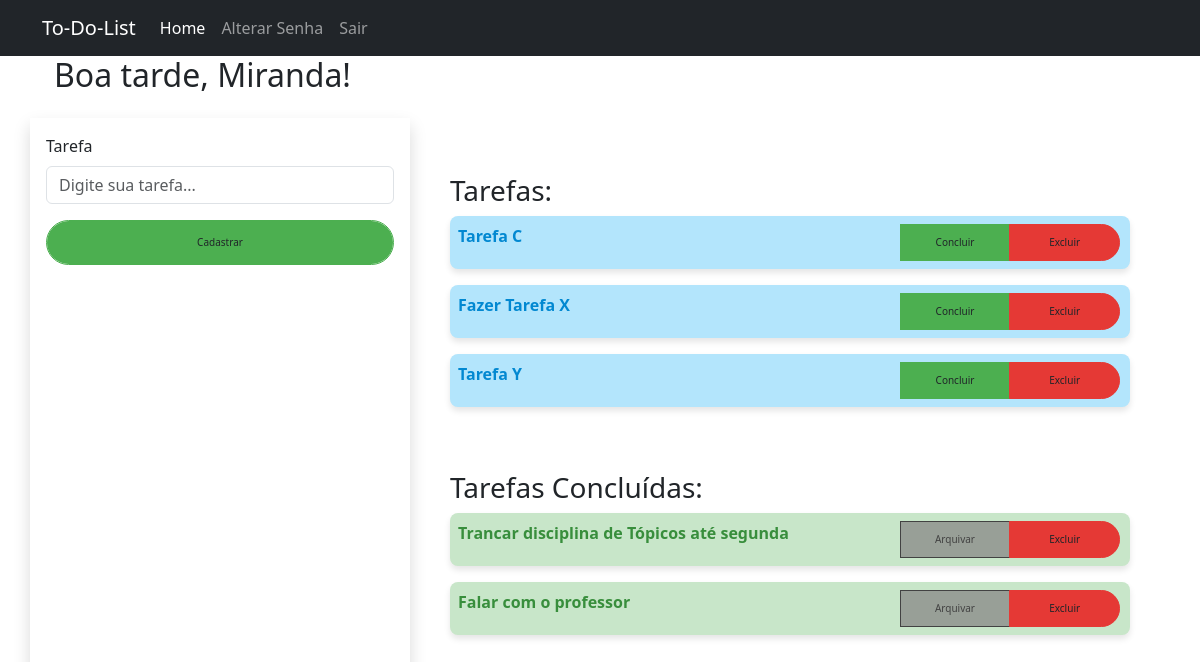
The page / (signed in) on the database its author committed.
### to_do_lists/models.py (models this page shows)
class Tarefa(models.Model):
    user = models.ForeignKey(User, on_delete=models.CASCADE)
    tarefa = models.CharField(max_length=50)
    concluido = models.BooleanField(default=False)
    def __str__(self):
        return self.tarefa

### to_do_lists/views.py (the view)
# urls.py: path('', views.index, name='index'),
@never_cache
def index(request):
    response = render(request, 'to_do_lists/index.html')
    if request.user.is_authenticated:
        response['Cache-Control'] = 'no-cache, no-store, must-revalidate'
        response['Pragma'] = 'no-cache'
        response['Expires'] = '0'
        tarefas_total = Tarefa.objects.filter(user=request.user)
        if tarefas_total is not None:
            tarefas_concluidas = []
            tarefas_nao_concluidas = []
            for tarefa in tarefas_total:
                if tarefa.concluido == True:
                    tarefas_concluidas.append(tarefa)
                else:
                    tarefas_nao_concluidas.append(tarefa)
        else:
            tarefas_concluidas = None
            tarefas_nao_concluidas = None
        if request.method == 'POST':
            form = TarefaForm(request.POST)
            if form.is_valid():
                user = request.user
                tarefa = form.cleaned_data['tarefa']
                concluido = False
                new_tarefa = Tarefa.objects.create(user=user, tarefa=tarefa, concluido=concluido)
                new_tarefa.save()
                return redirect('index')
            else:
                context = {'form':form,
                            'tarefas_concluidas': tarefas_concluidas,
                            'tarefas_nao_concluidas': tarefas_nao_concluidas,
                        }
                response = render(request, 'to_do_lists/index.html', context)
                return response
        else:
            form = TarefaForm()
            context = {'form':form,
                        'tarefas_concluidas': tarefas_concluidas,
                        'tarefas_nao_concluidas': tarefas_nao_concluidas,
                    }
            return render(request, 'to_do_lists/index.html', context)
    else:
        return response

### to_do_lists/forms.py
class TarefaForm(forms.Form):
    tarefa = forms.CharField(
        max_length=50,
        required=True,
        widget=forms.TextInput(
            attrs={
                'id': 'id_tarefa',
                'class': 'form-control',
                'placeholder': 'Digite sua tarefa...',
            }
        )
        )

### to_do_lists/templates/to_do_lists/index.html (shortened to what this page needs)
{% extends "to_do_lists/base.html" %}
{% load static %}
{% block content %}
{% if user.is_authenticated %}
<div class="col-12 container">
    <h2 id="welcome-message" data-username="{{ user.username }}">
    </h2>
</div>
<div class="row">
    <form method="post" class="shadow p-3 mt-3 col-12 col-md-4">
        <div class="mb-3">
            <label for="id_tarefa" class="form-label">Tarefa</label>
            {{ form.tarefa }}
        </div>
        <button type="submit" class="form-control btn btn-primaryv2">Cadastrar</button>
    </form>
    <div class="mt-3 p-4 col-12 col-md-8">
        <div class="p-3 mt-3 col-12">
            <h3>Tarefas:</h3>
            {% if tarefas_nao_concluidas %}
            {% for tarefa in tarefas_nao_concluidas %}
            <div class="mb-3 col-12 text-bg-primaryv2 p-2 input-group">
                <span class="col-8">{{ tarefa.tarefa }}</span>
                <a class="btn btn-concluir col-2" href="{% url 'concluir' id=tarefa.id %}">Concluir</a>
                <a class="btn btn-dangerv2 col-2" href="{% url 'excluir' id=tarefa.id %}">Excluir</a>
            </div>
            {% endfor %}
            {% else %}
            <p>Não há tarefas cadastradas.</p>
            {% endif %}
        </div>
        <div class="p-3 mt-3 col-12">
            <h3>Tarefas Concluídas:</h3>
            {% if tarefas_concluidas %}
            {% for tarefa in tarefas_concluidas %}
            <div class="mb-3 col-12 text-bg-infov2 p-2 input-group">
                <span class="col-8">{{ tarefa }}</span>
                <a class="btn btn-archived col-2" href="#">Arquivar</a>
                <a class="btn btn-dangerv2 col-2" href="#">Excluir</a>
            </div>
            {% endfor %}
            {% else %}
            <p>Não há tarefas Concluídas.</p>
            {% endif %}
        </div>
    </div>
</div>
{% else %}
<div class="container justify-content-center">
    <h4 class="mt-5 text-center">
        <a href="{% url 'register' %}" class="mt-5">Clique aqui</a> para realizar seu cadastro
    </h4>
</div>
{% endif %}
<link rel="stylesheet" href="{% static 'css/styles.css' %}">
{% endblock content %}

### static/css/styles.css (style rules this page uses)
.text-bg-primaryv2 { background-color: #b3e5fc; color: #0288d1; border-radius: 8px; padding: 10px; margin-bottom: 10px; box-shadow: 0 4px 6px rgba(0, 0, 0, 0.1); transition: transform 0.2s ease-in-out, box-shadow 0.2s ease-in-out; }
.text-bg-primaryv2 span { font-weight: bold; }
.text-bg-infov2 { background-color: #c8e6c9; color: #388e3c; border-radius: 8px; padding: 10px; margin-bottom: 10px; box-shadow: 0 4px 6px rgba(0, 0, 0, 0.1); transition: transform 0.2s ease-in-out, box-shadow 0.2s ease-in-out; }
.text-bg-infov2 span { font-weight: bold; }
.btn-primaryv2 { background-color: #4caf50; border-color: #4caf50; border-radius: 25px; padding: 14px 20px; transition: background-color 0.3s ease, transform 0.3s ease; font-size: 10px; }
.btn-concluir { background-color: #4caf50; border-color: #4caf50; border-radius: 25px; padding: 10px 20px; transition: background-color 0.3s ease, transform 0.3s ease; font-size: 10px; }
.btn-dangerv2 { background-color: #e53935; border-color: #e53935; border-radius: 25px; padding: 10px 20px; transition: background-color 0.3s ease, transform 0.3s ease; font-size: 10px; }
.btn-archived { background-color:rgba(136, 135, 135, 0.75); border-color:rgb(66, 66, 66); border-radius: 25px; padding: 10px 20px; font-size: 10px; color: #424242; transition: background-color 0.3s ease, transform 0.3s ease; }

### rows shown on the page
Tarefa: tarefa "Tarefa C"
Tarefa: tarefa "Fazer Tarefa X"
Tarefa: tarefa "Tarefa Y"
Tarefa: tarefa "Trancar disciplina de Tópicos até segunda"
Tarefa: tarefa "Falar com o professor"
